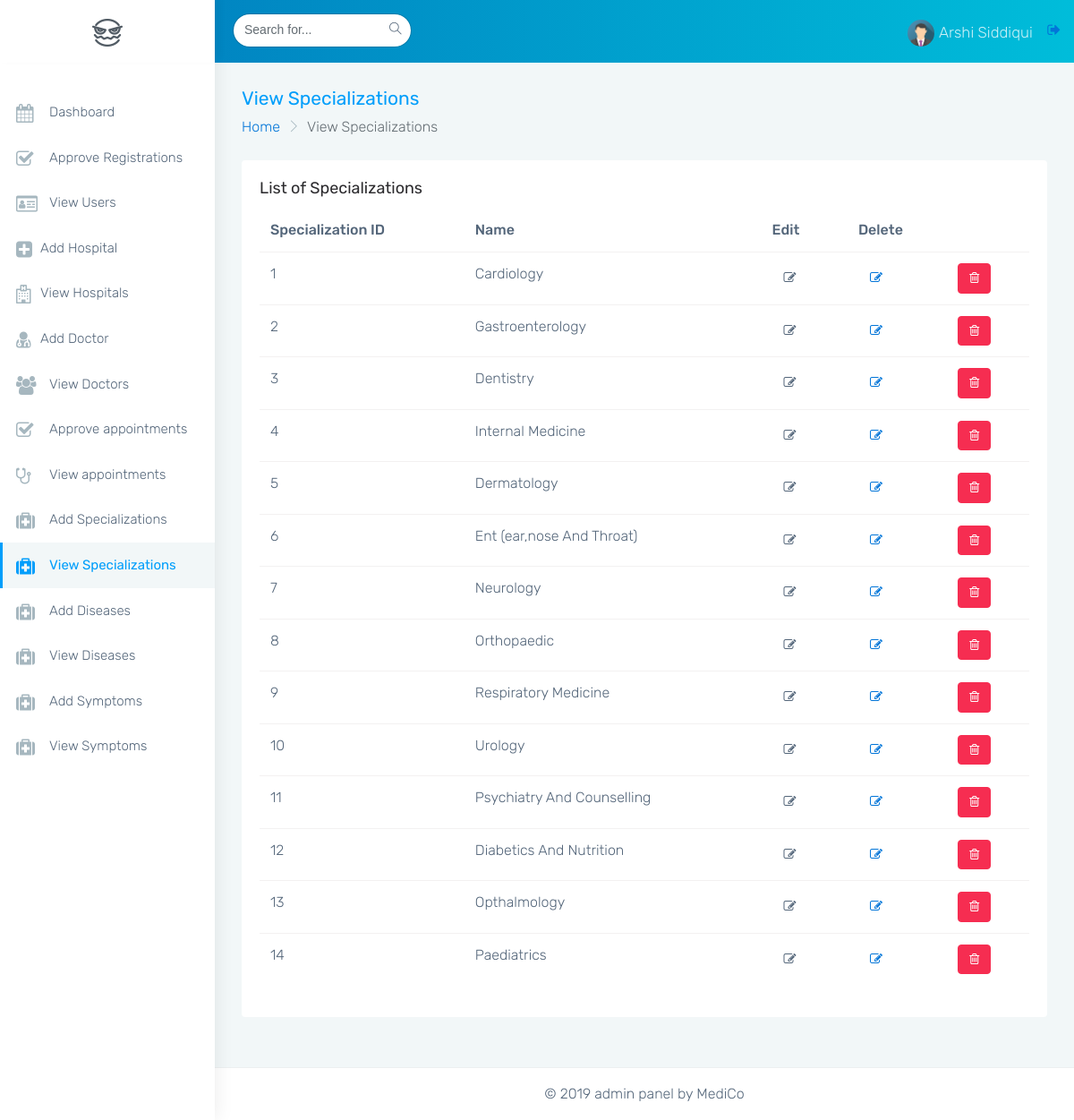
The app's page /mediment-admin/monster-html/view_specs.php (signed in) with its own data.
### tables this page shows
CREATE TABLE `specialization` (
  `specid` int(11) NOT NULL,
  `name` varchar(45) DEFAULT NULL,
  `isdelete` char(1) DEFAULT '0',
  `created_at` timestamp NULL DEFAULT current_timestamp(),
  `updated_at` timestamp NULL DEFAULT current_timestamp() ON UPDATE current_timestamp()
);

### mediment-admin/monster-html/view_specs.php (the view, shortened to what this page needs)
<?php
    include('common/html_head.php');
    include('common/db_connection.php');
    $sql="SELECT * FROM specialization WHERE isdelete='0' ORDER BY specid";
    $result=mysqli_query($connect,$sql);
    $num_of_rows = mysqli_num_rows($result);
?>
<body class="fix-header card-no-border">
    <div id="main-wrapper">
        <?php
        include('common/header.php');
        ?>
        <?php
        include('common/side_nav.php');
        ?>
        <div class="page-wrapper">
            <div class="container-fluid">
                <div class="row page-titles">
                    <div class="col-md-6 col-8 align-self-center">
                        <h3 class="text-themecolor m-b-0 m-t-0">View Specializations</h3>
                        <ol class="breadcrumb">
                            <li class="breadcrumb-item"><a href="javascript:void(0)">Home</a></li>
                            <li class="breadcrumb-item active">View Specializations</li>
                        </ol>
                    </div>
                </div>
                <?php
                if($num_of_rows > 0){
                ?>
                <div class="row">
                    <div class="col-sm-12">
                        <div class="card">
                            <div class="card-block">
                                <h4 class="card-title">List of Specializations</h4>
                                <div class="table-responsive">
                                    <table class="table">
                                        <thead>
                                            <tr>
                                                <th>Specialization ID</th>
                                                <th>Name</th>
                                                <th>Edit</th>
                                                <th>Delete</th>
                                            </tr>
                                        </thead>
                                        <tbody>
                                            <?php
                                            while($row=mysqli_fetch_assoc($result)){
                                              ?>
                                            <tr>
                                                <td><?php echo $row['specid']; ?></td>
                                                <td><?php echo ucwords(strtolower($row['name'])); ?></td>
                                                <td><a class="btn btn-default"><i class="fa fa-edit"></i></a></td>
                                                <td><a href="update_specs.php?id=<?php echo $row['specid']; ?>" class="btn btn-default"><i class="fa fa-edit"></i></a></td>
                                               <td><a href="delete_specs.php?id=<?php echo $row['specid'];?>" class="btn btn-danger"><i class="fa fa-trash-o"></i></a></td>
                                            </tr>
                                            <?php
                                            }
                                            ?>
                                        </tbody>
                                    </table>
                                </div>
                            </div>
                            <?php
                              }
                               ?>
                        </div>
                    </div>
                </div>
            </div>
            <?php
            include('common/footer.php');
            ?>
</body>
</html>

### mediment-admin/monster-html/css/colors/blue.css (style rules this page uses)
.text-themecolor { color: #009efb !important; }

### records on screen
specialization: specid "1", name "Cardiology"
specialization: specid "2", name "Gastroenterology"
specialization: specid "3", name "Dentistry"
specialization: specid "4", name "Internal Medicine"
specialization: specid "5", name "Dermatology"
specialization: specid "6", name "Ent (ear,nose And Throat)"
specialization: specid "7", name "Neurology"
specialization: specid "8", name "Orthopaedic"
specialization: specid "9", name "Respiratory Medicine"
specialization: specid "10", name "Urology"
specialization: specid "11", name "Psychiatry And Counselling"
specialization: specid "12", name "Diabetics And Nutrition"
specialization: specid "13", name "Opthalmology"
specialization: specid "14", name "Paediatrics"

### other values on screen
$_SESSION['fullname'] "Arshi Siddiqui"
